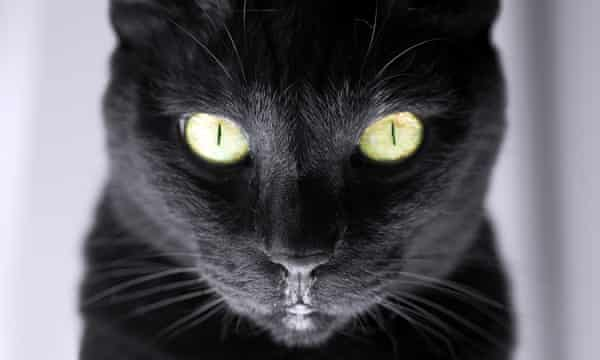
#> input picture data/black.jpg, 600 x 360 px
$ python preprocess.py ../data/black.jpg
#> lines starting #> are read from the running program, lines starting #| are printed output that depends on the picture; after the words box and inside, x2 and y2 are one past the last pixel; in counts of white or black regions, pixels touching at a corner belong together
#> further down, im is the input picture: shape (360, 600, 3); mean B, G, R 98, 92.1, 93.2
'''
python3 utils/preprocess.py data/COLOR6/BLUE/BLUE47_0.jpg
'''
import os
import sys
import cv2
import numpy as np

NUM_CLUSTER = 3 # number of cluster
DATA_PATH = sys.argv[1]
DIM = 224
PATH = sys.argv[1]

def preprocess(im):
    pixels = []
    im = cv2.cvtColor(im,cv2.COLOR_BGR2RGB)
    H,W,C = im.shape
#> H = 360; W = 600; C = 3
    mask = np.all(im != [0,0,0],axis=2)
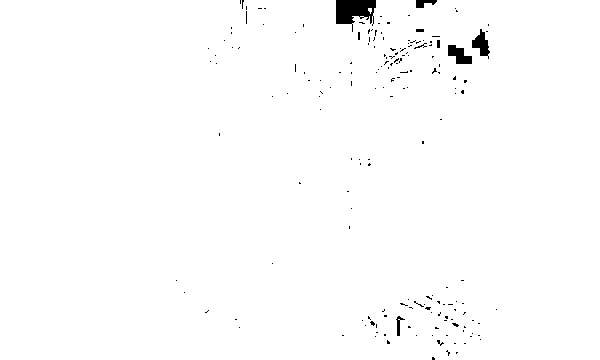
#> mask: shape (360, 600) bool; 99% white; 178 black regions (170 under 20 px), largest, box (x1, y1, x2, y2) and area: (336, 0, 376, 32) 791, (448, 45, 472, 64) 280, (472, 29, 490, 59) 268

    # collect nonzero pixels
    for i in range(H):
        for j in range(W):
            if mask[i,j]:
                pixels.append(im[i,j])
#> after the loop, pixels = 213765 items

    print(' total pixels:',H*W,'nonzero pixels:',len(pixels))
#|  total pixels: 216000 nonzero pixels: 213765

    # convert to np.float32
    Z = np.float32(np.array(pixels))
    # define criteria, number of clusters and apply kmeans
    criteria = (cv2.TERM_CRITERIA_EPS + cv2.TERM_CRITERIA_MAX_ITER, 10, 1.0)
    # kmeans
    ret, labels, centroids = cv2.kmeans(Z, NUM_CLUSTER, None, criteria, 10, cv2.KMEANS_PP_CENTERS)
#> ret = 333769933.5; centroids = [[203.9, 202, 212.6], [25.71, 25.26, 27.5], [105.7, 104.2, 112.3]]
    centroids = np.uint8(centroids)
#> centroids = [[203, 202, 212], [25, 25, 27], [105, 104, 112]]

    dict = []
    l = []
    vals = list(set(list(labels.flatten())))
#> vals = [0, 1, 2]
    for val in vals:
        qua = list(labels.flatten()).count(val)
        des = round(qua/(H*W),2)
        qua_DIM = int(DIM*DIM*des)
        l.append(qua_DIM)
        dict.append({'color':centroids[val],'density':des,'quantity':qua,f'quantity_{DIM}':qua_DIM})
        print(' color:',centroids[val],' density:',des,' quantity:',qua,f' quantity_{DIM}:',qua_DIM)
#> this loop made 3 passes
#> (qua, des, qua_DIM) on passes 1 to 3: (61084, 0.28, 14049), (105804, 0.49, 24586), (46877, 0.22, 11038)
#|  color: [203 202 212]  density: 0.28  quantity: 61084  quantity_224: 14049
#|  color: [25 25 27]  density: 0.49  quantity: 105804  quantity_224: 24586
#|  color: [105 104 112]  density: 0.22  quantity: 46877  quantity_224: 11038
#> after the loop, dict = 3 items; l = [14049, 24586, 11038]

    print('sum:',sum(l))
#| sum: 49673

    # convert to box
    box = []
    for m in range(NUM_CLUSTER - 1):
        current_color = dict[m]['color']
        q = dict[m][f'quantity_{DIM}']
        current_box = [current_color]*q
        box += current_box
#> this loop made 2 passes
#> (current_color, q) on passes 1 to 2: ([203, 202, 212], 14049), ([25, 25, 27], 24586)
    # append the last cluster
    current_color = dict[-1]['color']
#> current_color = [105, 104, 112]
    current_box = [current_color]*(DIM*DIM - len(box))
#> current_box = 11541 items, first 6: [105, 104, 112], [105, 104, 112], [105, 104, 112], [105, 104, 112], [105, 104, 112], [105, 104, 112]
    box += current_box
#> box = 50176 items

    box = np.array(box).reshape((DIM,DIM,3))
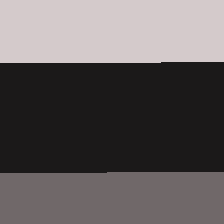
#> box: shape (224, 224, 3); mean of channels 0, 1, 2 93.2, 92.7, 98.3; drawn as B, G, R

    return box

if __name__ == "__main__":

    # list of nonzero pixel
    pixels = []

    # collect pixels
    im = cv2.imread(PATH)

    box = preprocess(im)

    cv2.imshow('box',cv2.cvtColor(box,cv2.COLOR_RGB2BGR))

    k = cv2.waitKey()
#> (key Esc is pressed here)

    cv2.destroyAllWindows()

    cv2.imwrite('assets/box.png',cv2.cvtColor(box,cv2.COLOR_RGB2BGR))
